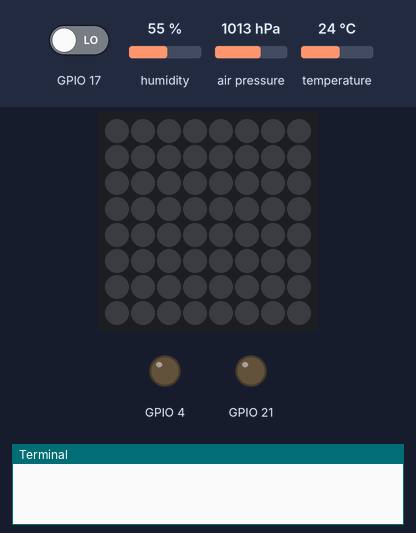
Bench run of a program on a simulated Raspberry Pi (BCM pin numbers) with a Sense HAT. Parts: the Sense HAT's 8×8 RGB LED matrix, output pins drawn as LEDs (lit = HIGH), the last lines printed to the terminal. Inputs (shaded band) come from the test bench; at power-on: GPIO 17 LOW, humidity 55 %, air pressure 1013 hPa, temperature 24 °C. Databases and web services accept everything at once and return nothing.

Above: at 1.2 s.
1.3 s: GPIO 17 driven HIGH
At 3.7 s:
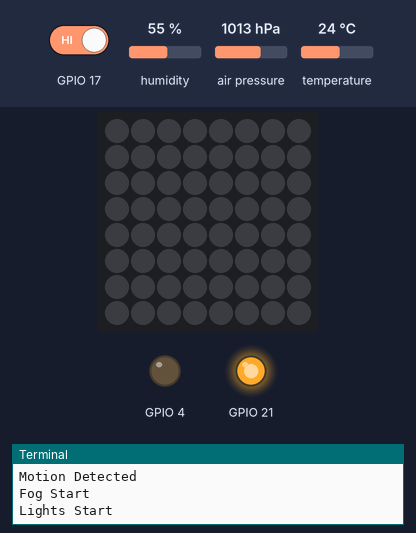
At 35.5 s:
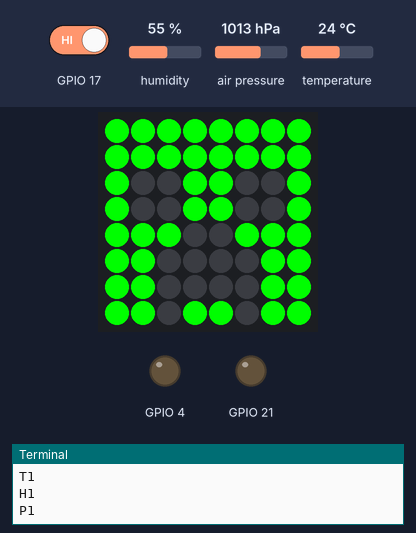
Timing chart, 0 to 36.5 s (numbered marks = the images above; inputs shaded):
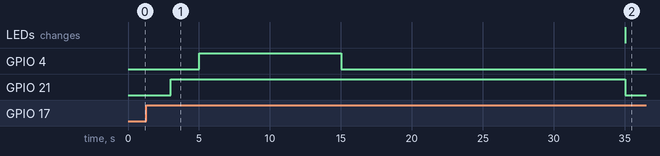

The program:

foginator2000_final.py
```python
__author__ = 'Charles Gantt'
# This code is part of the Foginator 2000 project developed for the Halloween15 Raspberry Pi Project event at Element14.com and can be found at http://bit.ly/foginator2000

import RPi.GPIO as GPIO
import time
import sys
from sense_hat import SenseHat
from ISStreamer.Streamer import Streamer

logger = Streamer(bucket_name="Foginator2000_Data_10/23/2015", access_key="zLahwAUqKbNKv6YvuT5JuO58EiUOavDa")

sense = SenseHat()
sense.clear()
sensing = True
fog_Armed = True

GPIO.setwarnings(False)
GPIO.setmode(GPIO.BCM)
GPIO.setup(4, GPIO.OUT)
GPIO.setup(17, GPIO.IN)
GPIO.setup(21, GPIO.OUT)

O = (0, 255, 0) # Green
X = (0, 0, 0) # Black

creeper_pixels = [
    O, O, O, O, O, O, O, O,
    O, O, O, O, O, O, O, O,
    O, X, X, O, O, X, X, O,
    O, X, X, O, O, X, X, O,
    O, O, O, X, X, O, O, O,
    O, O, X, X, X, X, O, O,
    O, O, X, X, X, X, O, O,
    O, O, X, O, O, X, O, O
]

black_pixels = [
    X, X, X, X, X, X, X, X,
    X, X, X, X, X, X, X, X,
    X, X, X, X, X, X, X, X,
    X, X, X, X, X, X, X, X,
    X, X, X, X, X, X, X, X,
    X, X, X, X, X, X, X, X,
    X, X, X, X, X, X, X, X,
    X, X, X, X, X, X, X, X
]

def is_integration():
   while sensing == True:
        print "IS Start"
        temp = sense.get_temperature()
        temp = round(temp, 1)
        logger.log("Teperature C",temp)
        print "T1"
        humidity = sense.get_humidity()
        humidity = round(humidity, 1)
        logger.log("Humidity :",humidity)
        print "H1"
        pressure = sense.get_pressure()
        pressure = round(pressure, 1)
        logger.log("Pressure:",pressure)
        print "P1"
        sense.set_pixels(creeper_pixels)
        time.sleep(2)
        sense.set_pixels(black_pixels)
        sense.clear()
        print "IS Done"
        break

def fire_fog():
    while fog_Armed == True:
        print "Fog Start"
        print "Lights Start"
        GPIO.output(21,True)
        time.sleep(2)
        print "Relay Triggered"
        GPIO.output(4,True)
        time.sleep(10)
        print "Relay Disabled"
        GPIO.output(4,False)
        time.sleep(20)
        print "Lights Disabled"
        GPIO.output(21,False)
        is_integration()
        print "Fog Done"
        time.sleep(10)
        print "Watching For Motion"
        break

while True:
    time.sleep(3)
    if GPIO.input(17)==True:
        print "Motion Detected"
        fire_fog()
```

Measured:
- after the input at 1.3 s, GPIO 4: LOW → HIGH after 3.7 s, → LOW 10.0 s later; GPIO 21: LOW → HIGH after 1.7 s, → LOW 32.0 s later
